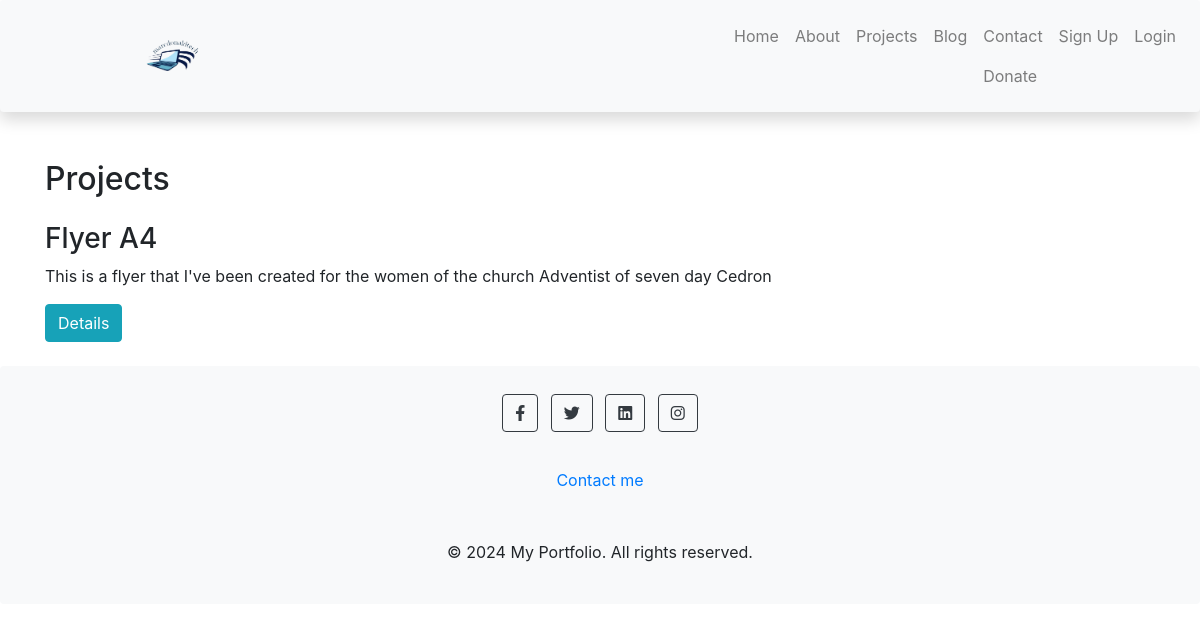
The app's page /projects/projects/ with its own data.
### projects/models.py (models this page shows, shortened)
class Project(models.Model):
    user = models.ForeignKey(User, on_delete=models.CASCADE)
    title = models.CharField(max_length=100)
    description = models.TextField()
    technology_used = models.CharField(max_length=255)
    image = models.ImageField(upload_to='project_images/')
    link = models.URLField(blank=True,null=True)

### projects/views.py (the view)
# urls.py: path('projects/', views.project_list, name='project_list'),
def project_list(request):
    projects = Project.objects.all()
    return render(request, 'projects/project_list.html', {'projects': projects})

### projects/templates/projects/project_list.html (shortened to what this page needs)
{% extends 'portfolio/base.html' %}
{% block content %}
  <div class="container">
    <h2 class="mt-4 mb-4">Projects</h2>
    {% for project in projects %}
      <div class="mb-4">
        <h3>{{ project.title }}</h3>
        <p>{{ project.description }}</p>
        <a href="{% url 'projects:project_detail' project.id %}" class="btn btn-info">Details</a>
      </div>
    {% endfor %}
  </div>
{% endblock %}

### records on screen
Project: title "Flyer A4", description "This is a flyer that I've been created for the women of the church Adventist of seven day Cedron"
